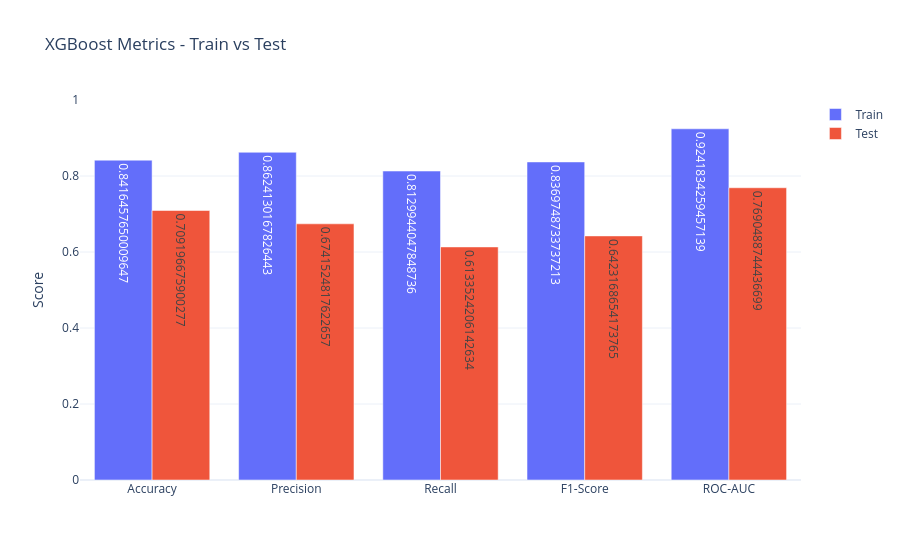

Here is the notebook cell this chart was saved with:
### Code cell
import plotly.graph_objects as go
import pandas as pd

# Prepare metrics for plotting
train_metrics_xgb = {
    'Accuracy': train_metrics['accuracy'],
    'Precision': train_metrics['precision'],
    'Recall': train_metrics['recall'],
    'F1-Score': train_metrics['f1_score'],
    'ROC-AUC': train_metrics['roc_auc']
}

test_metrics_xgb = {
    'Accuracy': test_metrics['accuracy'],
    'Precision': test_metrics['precision'],
    'Recall': test_metrics['recall'],
    'F1-Score': test_metrics['f1_score'],
    'ROC-AUC': test_metrics['roc_auc']
}

metrics_df = pd.DataFrame({
    'Metric': list(train_metrics_xgb.keys()),
    'Train': list(train_metrics_xgb.values()),
    'Test': list(test_metrics_xgb.values())
})

# Create interactive grouped bar chart
fig = go.Figure(data=[
    go.Bar(name='Train', x=metrics_df['Metric'], y=metrics_df['Train'], 
           text=metrics_df['Train'], textposition='auto'),
    go.Bar(name='Test', x=metrics_df['Metric'], y=metrics_df['Test'], 
           text=metrics_df['Test'], textposition='auto')
])

# Customize layout
fig.update_layout(
    title='XGBoost Metrics - Train vs Test',
    yaxis=dict(title='Score', range=[0, 1]),
    barmode='group',
    template='plotly_white'
)

fig.show()

### Figure 1 — Plotly figure (JSON) as saved in the notebook; plotly's stock layout.template omitted (floating-point values rounded to 4 significant figures)
{"data": [{"name": "Train", "text": [0.8416, 0.8624, 0.813, 0.837, 0.9242], "textposition": "auto", "type": "bar", "x": ["Accuracy", "Precision", "Recall", "F1-Score", "ROC-AUC"], "y": [0.8416, 0.8624, 0.813, 0.837, 0.9242]}, {"name": "Test", "text": [0.7092, 0.6742, 0.6134, 0.6423, 0.769], "textposition": "auto", "type": "bar", "x": ["Accuracy", "Precision", "Recall", "F1-Score", "ROC-AUC"], "y": [0.7092, 0.6742, 0.6134, 0.6423, 0.769]}], "layout": {"barmode": "group", "title": {"text": "XGBoost Metrics - Train vs Test"}, "yaxis": {"range": [0, 1], "title": {"text": "Score"}}}}
